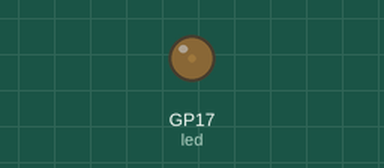
Simulated run of this program. Board: Raspberry Pi Pico running MicroPython. Shown: output pins drawn as LEDs (lit = HIGH).

Above: at 0.05 s.
At 0.55 s:
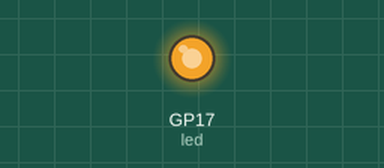
At 0.85 s:
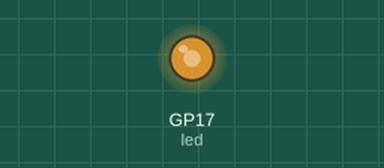
At 1.1 s:
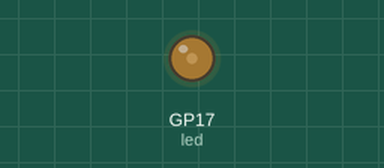
Timing chart, 0 to 4.1 s (numbered marks = the images above):
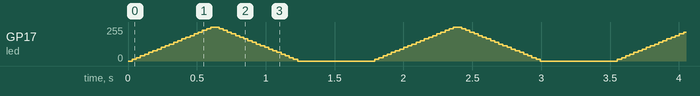

The program:

step-picozero-02.py
```python
# 配線方法
# GPIO 17 --- [抵抗] --- (+)LED1(-) --- GND
#
# 抵抗（330Ω または 1kΩ）

from picozero import LED
from picozero import pico_led
from time import sleep

# LED を設定
# led = pico_led
led = LED(17)  # GPIO 17 は外部接続の LED

try:
    while True:
        # 明るさを 0 から 1 まで徐々に増加
        for brightness in range(0, 101, 5):  # 5% 刻みで増加 (0～100)
            led.value = brightness / 100     # 0 ～ 1 の範囲で設定
            sleep(0.03)

        # 明るさを 1 から 0 まで徐々に減少
        for brightness in range(100, -1, -5):  # 5% 刻みで減少
            led.value = brightness / 100
            sleep(0.03)

        sleep(0.5)  # 循環ごとに少し待機

except KeyboardInterrupt:
    # Ctrl+C で終了時の処理
    print("\nExiting program. Turning off the LED.")
    led.off()  # LEDを消灯
    print("Program terminated.")
```
